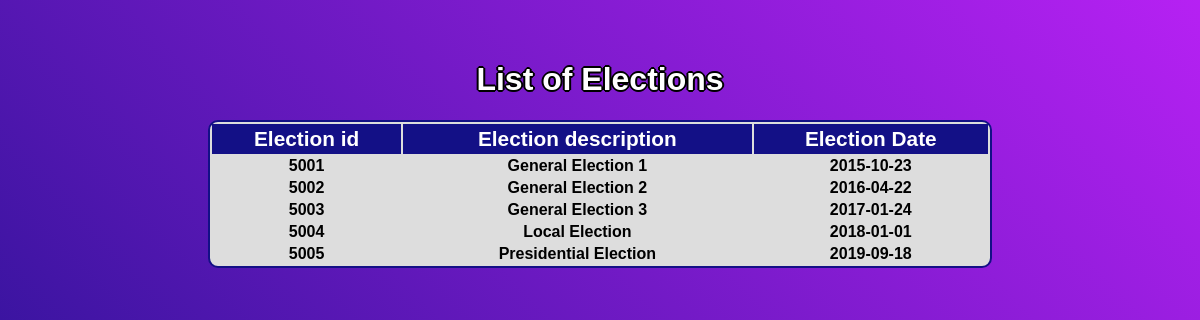
Page /elections/index.php on the committed database.
### tables this page shows
CREATE TABLE elections(
Eid INTEGER NOT NULL UNIQUE,
Description VARCHAR(100),
Date DATE NOT NULL,
PRIMARY KEY(Eid)
);

### elections/index.php (the view, shortened to what this page needs)
<!DOCTYPE html>
<html lang="en">
<head>
    <link rel="stylesheet" href="getelections.css" />
</head>
<body>
    <div id="outerdiv">
    <h1 class="heading">List of Elections</h1>
        <div id="innerdiv">
            <table id="table">
            <tr id="otr">
                <th class= "spec">Election id</th>
                <th class= "spec">Election description</th>
                <th class= "spec">Election Date</th>
            </tr>
                <?php
                include "config.php";
                $sql_statement = "SELECT * FROM elections";
                $result = mysqli_query($db, $sql_statement);
                while($row = mysqli_fetch_assoc($result)) {
                    $Eid = $row['Eid'];
                    $Description = $row['Description'];
                    $Date = $row['Date'];
                    echo "<tr>"."<th>" . $Eid . "</th>". "<th>". $Description . "</th>" ."<th>". $Date ."</th>"."</tr>";
                }
                ?>
            </table>
        </div>
    </div>
</body>
</html>

### elections/getelections.css (style rules this page uses)
body { padding: 0; margin: 0; font-family: "Inter" sans-serif; background: linear-gradient(45deg,#131086, #b621f3); padding: 40px; background-repeat: no-repeat; justify-content: center; text-align: center; }
#outerdiv { width: 100%; height: 100%; min-height: calc(100vh - 40px*2); justify-content: center; border-radius: 10px; }
#innerdiv { display: flex; justify-content: center; height: 80%; font-family: sans-serif; }
table { width: 70%; border-collapse: seperated; background-color: #dddddd; border: 2px solid #131086; border-radius: 10px }
.spec { background-color: #131086; color: #ffffff; text-align: center; font-size: 1.3em; border: 2px solid #131086; }
.heading { font-family: sans-serif; text-align: center; color: white; text-shadow: 2px 0 rgb(0, 0, 0), -2px 0 rgb(0, 0, 0), 0 2px rgb(0, 0, 0), 0 -2px rgb(0, 0, 0), 1px 1px rgb(0, 0, 0), -1px -1px rgb(0, 0, 0), 1px -1px rgb(0, 0, 0), -1px 1px rgb(0, 0, 0); }

### rows in the picture
elections: Eid "5001", Description "General Election 1", Date "2015-10-23"
elections: Eid "5002", Description "General Election 2", Date "2016-04-22"
elections: Eid "5003", Description "General Election 3", Date "2017-01-24"
elections: Eid "5004", Description "Local Election", Date "2018-01-01"
elections: Eid "5005", Description "Presidential Election", Date "2019-09-18"
